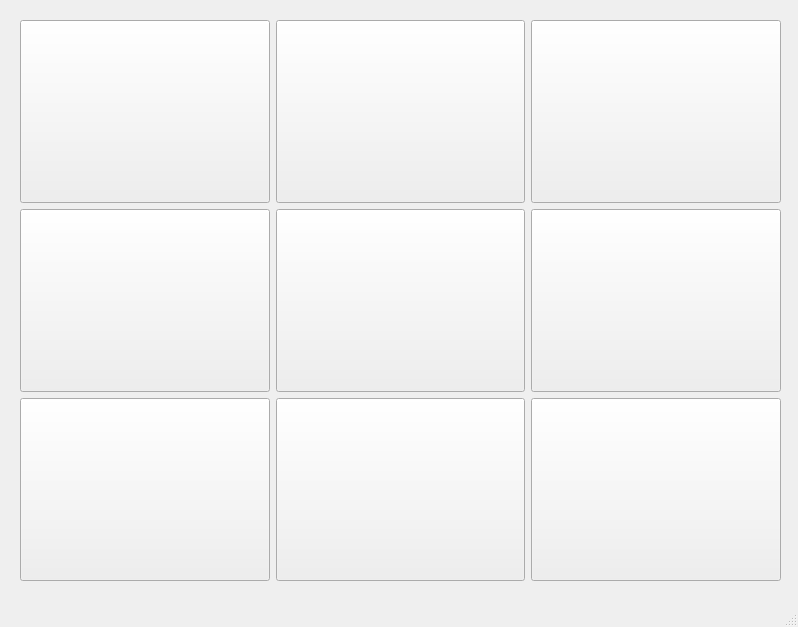
<?xml version="1.0" encoding="UTF-8"?>
<ui version="4.0">
 <class>MainWindow</class>
 <widget class="QMainWindow" name="MainWindow">
  <property name="geometry">
   <rect>
    <x>0</x>
    <y>0</y>
    <width>798</width>
    <height>627</height>
   </rect>
  </property>
  <property name="windowTitle">
   <string>MainWindow</string>
  </property>
  <widget class="QWidget" name="centralwidget">
   <widget class="QWidget" name="gridLayoutWidget">
    <property name="geometry">
     <rect>
      <x>20</x>
      <y>20</y>
      <width>761</width>
      <height>561</height>
     </rect>
    </property>
    <layout class="QGridLayout" name="gridLayout_2">
     <item row="2" column="2">
      <widget class="QPushButton" name="button6">
       <property name="sizePolicy">
        <sizepolicy hsizetype="Minimum" vsizetype="Expanding">
         <horstretch>0</horstretch>
         <verstretch>0</verstretch>
        </sizepolicy>
       </property>
       <property name="text">
        <string/>
       </property>
      </widget>
     </item>
     <item row="3" column="2">
      <widget class="QPushButton" name="button9">
       <property name="sizePolicy">
        <sizepolicy hsizetype="Minimum" vsizetype="Expanding">
         <horstretch>0</horstretch>
         <verstretch>0</verstretch>
        </sizepolicy>
       </property>
       <property name="text">
        <string/>
       </property>
      </widget>
     </item>
     <item row="1" column="1">
      <widget class="QPushButton" name="button2">
       <property name="sizePolicy">
        <sizepolicy hsizetype="Minimum" vsizetype="Expanding">
         <horstretch>0</horstretch>
         <verstretch>0</verstretch>
        </sizepolicy>
       </property>
       <property name="text">
        <string/>
       </property>
      </widget>
     </item>
     <item row="3" column="0">
      <widget class="QPushButton" name="button7">
       <property name="sizePolicy">
        <sizepolicy hsizetype="Minimum" vsizetype="Expanding">
         <horstretch>0</horstretch>
         <verstretch>0</verstretch>
        </sizepolicy>
       </property>
       <property name="text">
        <string/>
       </property>
      </widget>
     </item>
     <item row="1" column="2">
      <widget class="QPushButton" name="button3">
       <property name="sizePolicy">
        <sizepolicy hsizetype="Minimum" vsizetype="Expanding">
         <horstretch>0</horstretch>
         <verstretch>0</verstretch>
        </sizepolicy>
       </property>
       <property name="text">
        <string/>
       </property>
      </widget>
     </item>
     <item row="3" column="1">
      <widget class="QPushButton" name="button8">
       <property name="sizePolicy">
        <sizepolicy hsizetype="Minimum" vsizetype="Expanding">
         <horstretch>0</horstretch>
         <verstretch>0</verstretch>
        </sizepolicy>
       </property>
       <property name="text">
        <string/>
       </property>
      </widget>
     </item>
     <item row="2" column="0">
      <widget class="QPushButton" name="button4">
       <property name="sizePolicy">
        <sizepolicy hsizetype="Minimum" vsizetype="Expanding">
         <horstretch>0</horstretch>
         <verstretch>0</verstretch>
        </sizepolicy>
       </property>
       <property name="text">
        <string/>
       </property>
      </widget>
     </item>
     <item row="1" column="0">
      <widget class="QPushButton" name="button1">
       <property name="sizePolicy">
        <sizepolicy hsizetype="Minimum" vsizetype="Expanding">
         <horstretch>0</horstretch>
         <verstretch>0</verstretch>
        </sizepolicy>
       </property>
       <property name="text">
        <string/>
       </property>
      </widget>
     </item>
     <item row="2" column="1">
      <widget class="QPushButton" name="button5">
       <property name="sizePolicy">
        <sizepolicy hsizetype="Minimum" vsizetype="Expanding">
         <horstretch>0</horstretch>
         <verstretch>0</verstretch>
        </sizepolicy>
       </property>
       <property name="text">
        <string/>
       </property>
       <property name="iconSize">
        <size>
         <width>16</width>
         <height>30</height>
        </size>
       </property>
      </widget>
     </item>
    </layout>
   </widget>
   <widget class="QLabel" name="turn">
    <property name="geometry">
     <rect>
      <x>20</x>
      <y>0</y>
      <width>761</width>
      <height>20</height>
     </rect>
    </property>
    <property name="text">
     <string/>
    </property>
    <property name="alignment">
     <set>Qt::AlignmentFlag::AlignCenter</set>
    </property>
   </widget>
  </widget>
  <widget class="QMenuBar" name="menubar">
   <property name="geometry">
    <rect>
     <x>0</x>
     <y>0</y>
     <width>798</width>
     <height>23</height>
    </rect>
   </property>
  </widget>
  <widget class="QStatusBar" name="statusbar"/>
 </widget>
 <resources/>
 <connections/>
</ui>
